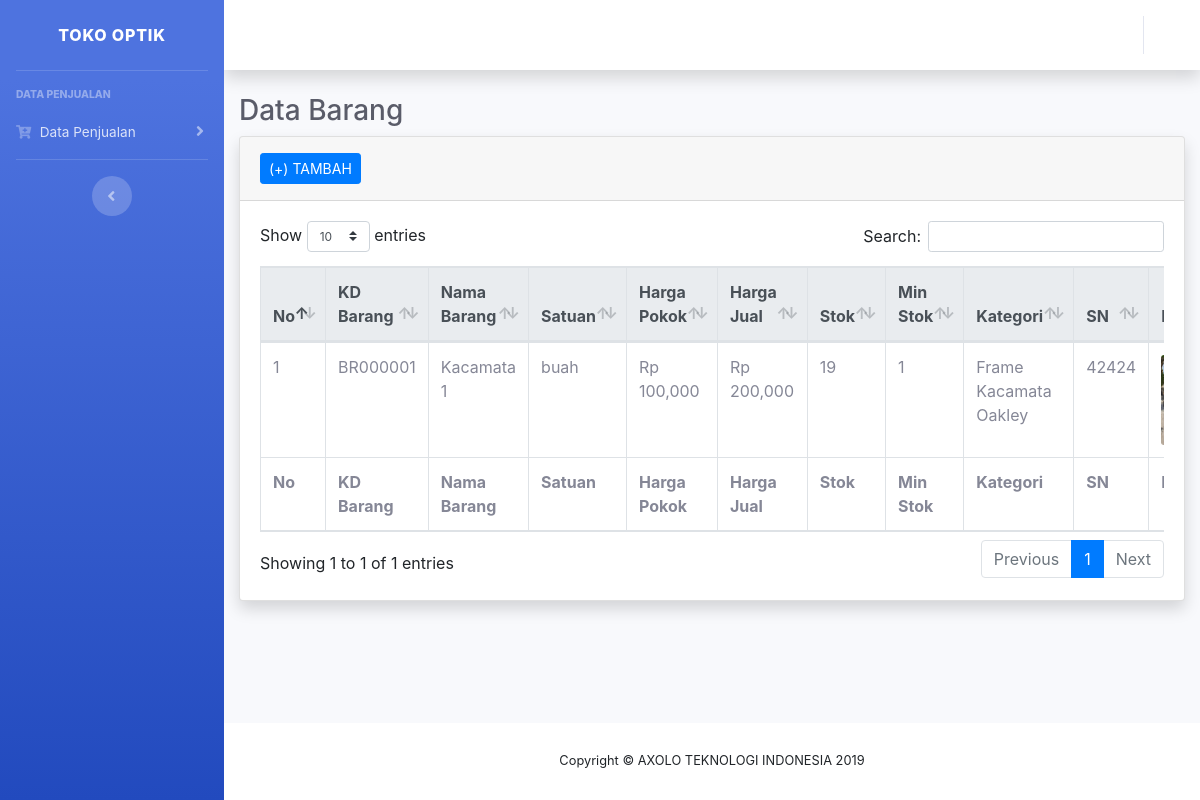
/index.php/barang, run on the app's committed database.
### tables this page shows
CREATE TABLE `tbl_setting` (
  `id` int(11) NOT NULL,
  `nama` varchar(100) NOT NULL,
  `fitur` varchar(300) NOT NULL,
  `cek_gambar` int(11) NOT NULL
);

CREATE TABLE `tbl_barang` (
  `id` int(11) NOT NULL,
  `barang_id` varchar(15) NOT NULL,
  `barang_nama` varchar(150) DEFAULT NULL,
  `barang_satuan` enum('buah') DEFAULT NULL,
  `barang_harpok` double DEFAULT NULL,
  `barang_harjul` double DEFAULT NULL,
  `barang_stok` int(11) DEFAULT '0',
  `barang_min_stok` int(11) DEFAULT '0',
  `barang_tgl_input` timestamp NULL DEFAULT CURRENT_TIMESTAMP,
  `barang_tgl_last_update` datetime DEFAULT CURRENT_TIMESTAMP,
  `barang_kategori_id` int(11) DEFAULT NULL,
  `serial_number` varchar(20) NOT NULL,
  `image` varchar(100) NOT NULL
);

CREATE TABLE `tbl_kategori` (
  `kategori_id` int(11) NOT NULL,
  `kategori_nama` varchar(35) DEFAULT NULL
);

### application/controllers/Barang.php (called while the page is built, shortened)
<?php
class Barang extends CI_Controller {
	function __construct(){
		$this->load->model('m_kategori');
		$this->load->model('m_barang');
	}
	public function index()
	{
		$data['title']="Barang";
		$data['data']=$this->m_barang->tampil_barang();
		$data['kat']=$this->m_kategori->tampil_kategori();
		$this->load->view('template/header',$data);
		$this->load->view('template/sidebar',$data);
		$this->load->view('template/topbar',$data);
		$this->load->view('barang/index',$data);
		$this->load->view('template/footer',$data);
	}
}

### index.php (called while the page is built, shortened)
<?php
require_once BASEPATH.'core/CodeIgniter.php';

### application/models/M_barang.php (called while the page is built, shortened)
<?php
class M_barang extends CI_Model{
	public function tampil_barang()
	{
		$this->db->select('*');
		$this->db->from('tbl_barang');
		$this->db->join('tbl_kategori','tbl_kategori.kategori_id=tbl_barang.barang_kategori_id');
		$query= $this->db->get();
		return $query;
	}
}

### application/models/M_kategori.php (called while the page is built, shortened)
<?php
class M_kategori extends CI_Model
{
   public function tampil_kategori()
   {
       return $this->db->get('tbl_kategori');
   }
}

### application/views/barang/index.php (the view, shortened to what this page needs)
      <div class="container-fluid">
        <h1 class="h3 mb-2 text-gray-800">Data Barang</h1>
        <div class="card shadow mb-4">
          <div class="card-header py-3">
<button type="button" class="btn btn-primary btn-sm" data-toggle="modal" data-target="#add_barang">
  (+) TAMBAH
</button>
          </div>
          <div class="card-body">
            <div class="table-responsive">
              <table class="table table-bordered table-hover" id="dataTable" width="100%" cellspacing="0">
                <thead class="thead-light">
                  <tr>
                    <th>No</th>
                    <th>KD Barang</th>
                    <th>Nama Barang</th>
                    <th>Satuan</th>
                    <th>Harga Pokok</th>
                    <th>Harga Jual</th>
                    <th>Stok</th>
                    <th>Min Stok</th>
                    <th>Kategori</th>
                    <th>SN</th>
                    <th>Photo</th>
                  </tr>
                </thead>
                <tfoot>
                  <tr>
                  <th>No</th>
                    <th>KD Barang</th>
                    <th>Nama Barang</th>
                    <th>Satuan</th>
                    <th>Harga Pokok</th>
                    <th>Harga Jual</th>
                    <th>Stok</th>
                    <th>Min Stok</th>
                    <th>Kategori</th>
                    <th>SN</th>
                    <th>Photo</th>
                  </tr>
                </tfoot>
                <tbody>
                <?php
                  $no=0;
                  foreach ($data->result() as $a):
                      $no++;
                      $id=$a->barang_id;
                      $nm=$a->barang_nama;
                      $satuan=$a->barang_satuan;
                      $harpok=$a->barang_harpok;
                      $harjul=$a->barang_harjul;
                      $stok=$a->barang_stok;
                      $min_stok=$a->barang_min_stok;
                      $kat_nama=$a->kategori_nama;
                      $serial=$a->serial_number;
              ?>
                  <tr>
                      <td ><?php echo $no;?></td>
                      <td><?php echo $id;?></td>
                      <td><?php echo $nm;?></td>
                      <td ><?php echo $satuan;?></td>
                      <td ><?php echo 'Rp '.number_format($harpok);?></td>
                      <td ><?php echo 'Rp '.number_format($harjul);?></td>
                      <td ><?php echo $stok;?></td>
                      <td ><?php echo $min_stok;?></td>
                      <td><?php echo $kat_nama;?></td>
                      <td ><?php echo $serial;?></td>
                      <td><img class="card-img" alt="..." src="<?= base_url('assets/upload/') . $a->image; ?>" width="80" height="90"></td>
                  </tr>
              <?php endforeach;?>
                </tbody>
              </table>
            </div>
          </div>
        </div>
      </div>
    </div>

### application/views/template/sidebar.php (shortened to what this page needs)
<ul class="navbar-nav bg-gradient-primary sidebar sidebar-dark accordion" id="accordionSidebar">
  <a class="sidebar-brand d-flex align-items-center justify-content-center" href="index.html">
      <?php
          $data1 = $this->db->query("select * from tbl_setting where id=2")->row_array();
      ?>
    <div class="sidebar-brand-text mx-3"><?= $data1['fitur']; ?></div>
  </a>
  <hr class="sidebar-divider">
  <div class="sidebar-heading">
    Data Penjualan
  </div>
  <li class="nav-item">
    <a class="nav-link collapsed" href="#" data-toggle="collapse" data-target="#collapseTwo3" aria-expanded="true" aria-controls="collapseTwo">
      <i class="fas fa-cart-plus"></i>
      <span>Data Penjualan</span>
    </a>
  </li>
  <hr class="sidebar-divider d-none d-md-block">
  <div class="text-center d-none d-md-inline">
    <button class="rounded-circle border-0" id="sidebarToggle"></button>
  </div>
</ul>

### application/views/template/footer.php (shortened to what this page needs)
<footer class="sticky-footer bg-white">
        <div class="container my-auto">
          <div class="copyright text-center my-auto">
          <?php
              $data1 = $this->db->query("select * from tbl_setting where id=1")->row_array();
          ?>
            <span>Copyright &copy; <?= $data1['fitur']; ?> </span>
          </div>
        </div>
      </footer>
    </div>
  </div>
</body>
</html>

### data on the page
tbl_setting: fitur "TOKO OPTIK"
tbl_barang: barang "BR000001", barang_nama "Kacamata 1", barang_satuan "buah", barang_harpok "100,000", barang_harjul "200,000", barang_stok "19", barang_min_stok "1", tbl_kategori.kategori_nama "Frame Kacamata Oakley", serial_number "42424", image (picture)
tbl_setting: fitur "AXOLO TEKNOLOGI INDONESIA 2019"
